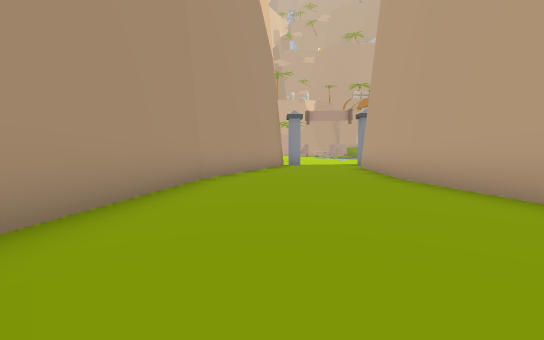
[1] (above)

19 first-person views from a walk through a 3-D level made in the Unity game engine. The camera is 1.5 m above the floor, tilts 4° down and sees 90° across. The floor is counted in squares, 2.62 m on a side. Each view is taken from the middle of a square. On the plan, view 1 faces up. The plan holds only what a view shows up to about 9 squares ahead; the rest is blank. The place goes on beyond the plan. The player is left out. Some animated figures are not drawn.

[2]
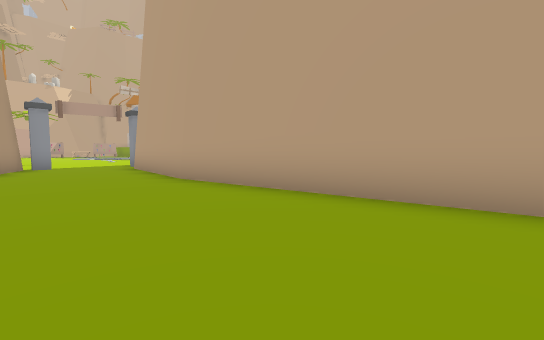

[3]
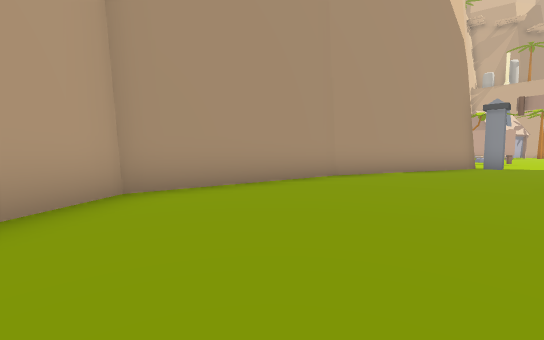

[4]
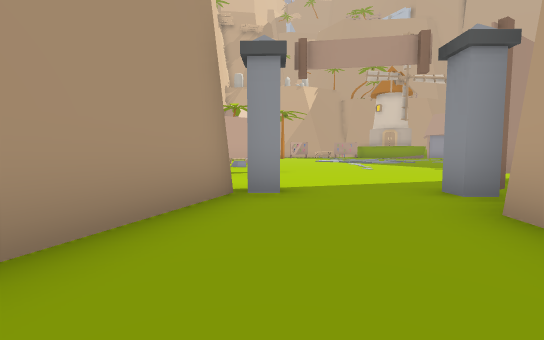

[5]
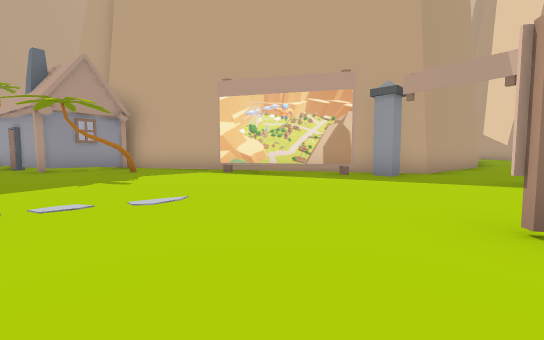

[6]
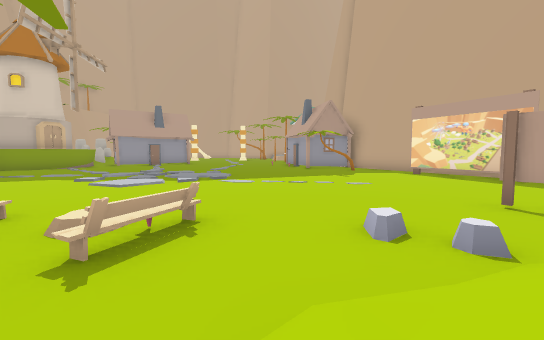

[7]
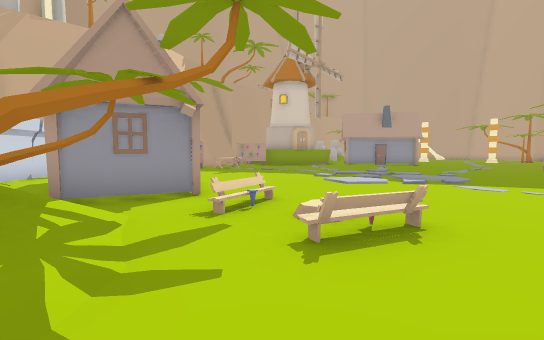

[8]
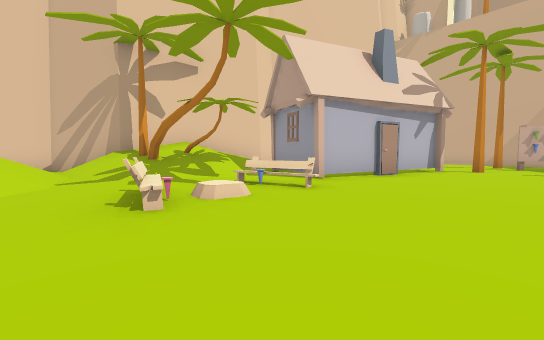

[9]
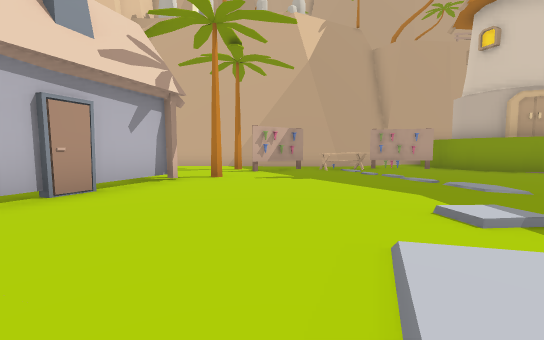

[10]
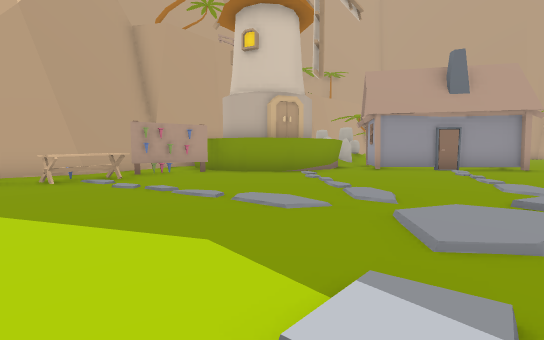

[11]
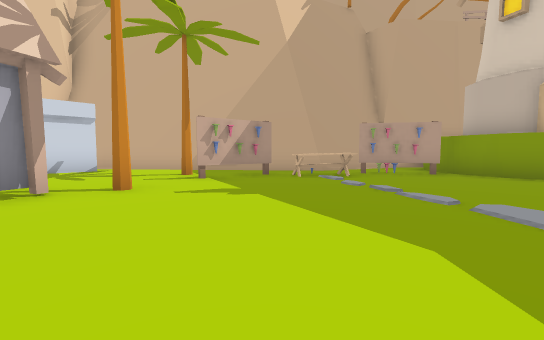

[12]
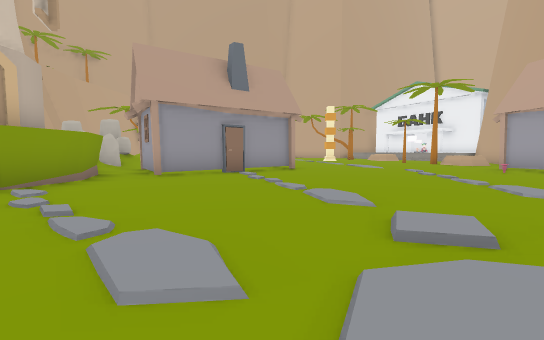

[13]
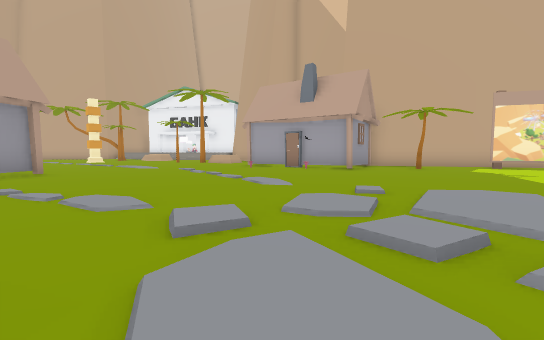

[14]
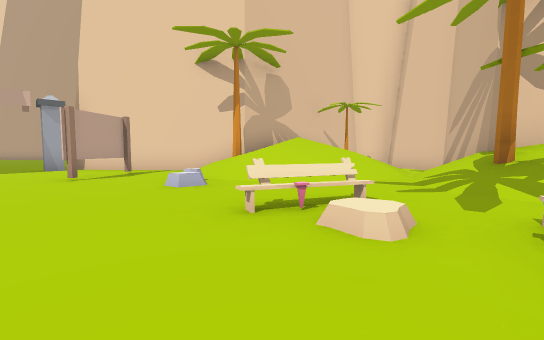

[15]
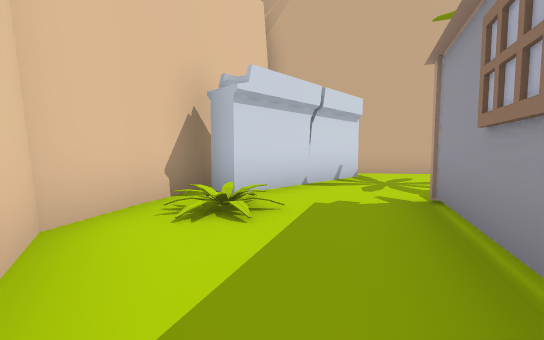

[16]
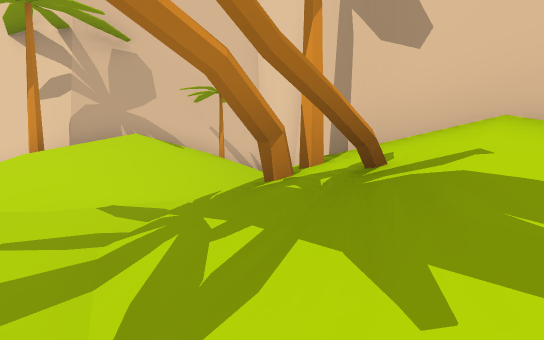

[17]
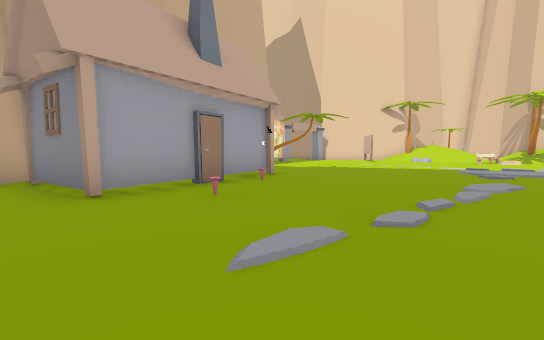

[18]
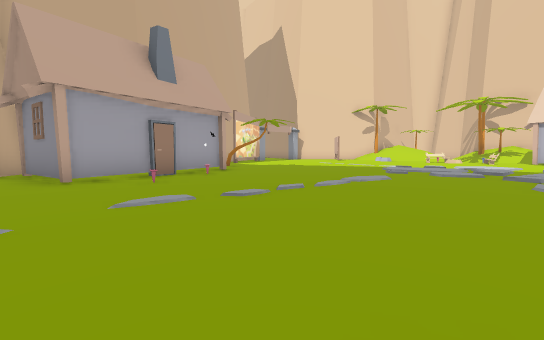

[19]
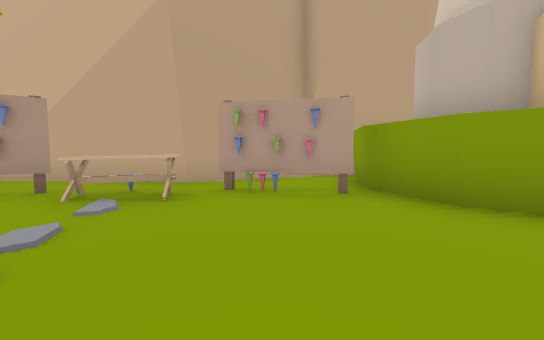

### Floor plan
Key: @ floor where view 1 was taken; # wall or solid block; . main floor; : floor 0.25 m higher than the main floor; + floor 0.5 m higher than the main floor; / step, stairs or slope; v drop or lower ground; O other object.
Columns run from 8 left of view 1 to 15 right of it. Each row starts with its distance up from view 1.
 32        ###
 31        #....######
 30       ##..#.OOOOO#
 29     ###....OOOO..##
 28    ###............#####
 27    #OO.OO.#..........O#
 26    #...O##...........##
 25    ##.O #............O#
 24     #/O #....../......##
 23    ##/.O......///.......
 22    #///.O...:..//.......
 21    #/O/OOO.../://.......
 20  ###v+..+....////.......
 19  #.//..OOO..............
 18  #/////..............O..
 17 #.O////.O..........OOOO.
 16 #//////O...........## O.
 15 #####/#..........#.O  O.
 14     ##/.OO.........#   #
 13      ##...........##
 12       ##.....######
 11        ###..###
 10         #...##
  9        ##..##
  8        #...#
  7       ##...#
  6       #....#
  5       #....#
  4       #....#
  3       #....#
  2       #....##
  1       #.....#
  0       ##@...#

Where each view was taken, in squares from view 1:
view 1: 0 up, 0 right, facing up
view 2: 0 up, 0 right, facing up-right
view 3: 0 up, 2 right, facing up-left
view 4: 7 up, 1 right, facing up
view 5: 17 up, 1 right, facing down-right
view 6: 18 up, 3 left, facing right
view 7: 18 up, 3 left, facing up-right
view 8: 18 up, 3 right, facing up-left
view 9: 21 up, 3 right, facing up
view 10: 23 up, 4 right, facing up-right
view 11: 23 up, 4 right, facing up
view 12: 24 up, 6 right, facing right
view 13: 24 up, 6 right, facing down-right
view 14: 21 up, 2 right, facing down-left
view 15: 24 up, 3 left, facing up
view 16: 22 up, 2 left, facing down-left
view 17: 21 up, 15 right, facing down-left
view 18: 23 up, 15 right, facing down-left
view 19: 26 up, 7 right, facing up
